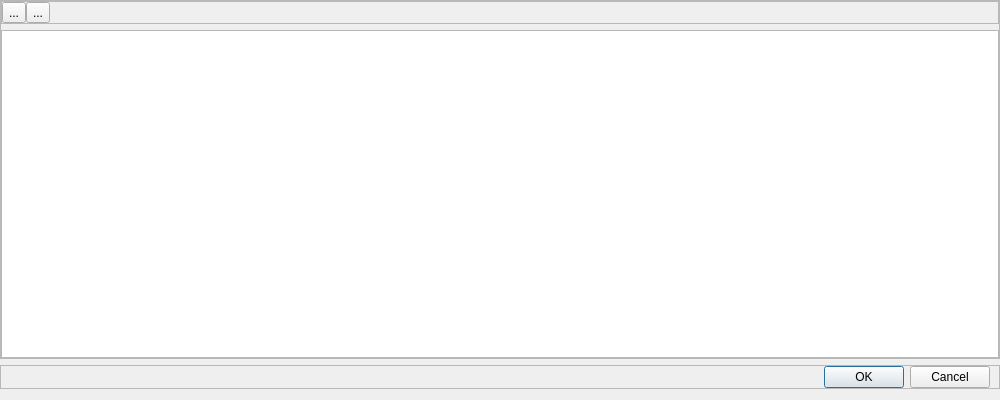
<?xml version="1.0" encoding="UTF-8"?>
<ui version="4.0">
 <class>ExpressionDesigner</class>
 <widget class="QDialog" name="ExpressionDesigner">
  <property name="geometry">
   <rect>
    <x>0</x>
    <y>0</y>
    <width>1000</width>
    <height>400</height>
   </rect>
  </property>
  <property name="windowTitle">
   <string>Expression editor</string>
  </property>
  <layout class="QVBoxLayout" name="verticalLayout">
   <property name="leftMargin">
    <number>0</number>
   </property>
   <property name="topMargin">
    <number>0</number>
   </property>
   <property name="rightMargin">
    <number>0</number>
   </property>
   <item>
    <widget class="QFrame" name="frame">
     <property name="frameShape">
      <enum>QFrame::StyledPanel</enum>
     </property>
     <property name="frameShadow">
      <enum>QFrame::Raised</enum>
     </property>
     <layout class="QVBoxLayout" name="verticalLayout_2">
      <property name="spacing">
       <number>6</number>
      </property>
      <property name="leftMargin">
       <number>0</number>
      </property>
      <property name="topMargin">
       <number>0</number>
      </property>
      <property name="rightMargin">
       <number>0</number>
      </property>
      <property name="bottomMargin">
       <number>0</number>
      </property>
      <item>
       <widget class="QFrame" name="frame_2">
        <property name="frameShape">
         <enum>QFrame::StyledPanel</enum>
        </property>
        <property name="frameShadow">
         <enum>QFrame::Raised</enum>
        </property>
        <layout class="QHBoxLayout" name="horizontalLayout">
         <property name="spacing">
          <number>0</number>
         </property>
         <property name="leftMargin">
          <number>0</number>
         </property>
         <property name="topMargin">
          <number>0</number>
         </property>
         <property name="rightMargin">
          <number>0</number>
         </property>
         <property name="bottomMargin">
          <number>0</number>
         </property>
         <item>
          <widget class="QToolButton" name="addExpression">
           <property name="text">
            <string>...</string>
           </property>
           <property name="icon">
            <iconset resource="icons.qrc">
             <normaloff>:/icons/add.png</normaloff>:/icons/add.png</iconset>
           </property>
          </widget>
         </item>
         <item>
          <widget class="QToolButton" name="removeExpression">
           <property name="text">
            <string>...</string>
           </property>
           <property name="icon">
            <iconset resource="icons.qrc">
             <normaloff>:/icons/delete.png</normaloff>:/icons/delete.png</iconset>
           </property>
          </widget>
         </item>
         <item>
          <spacer name="horizontalSpacer">
           <property name="orientation">
            <enum>Qt::Horizontal</enum>
           </property>
           <property name="sizeHint" stdset="0">
            <size>
             <width>40</width>
             <height>20</height>
            </size>
           </property>
          </spacer>
         </item>
        </layout>
       </widget>
      </item>
      <item>
       <widget class="QTableView" name="tableView">
        <property name="selectionMode">
         <enum>QAbstractItemView::SingleSelection</enum>
        </property>
        <property name="selectionBehavior">
         <enum>QAbstractItemView::SelectRows</enum>
        </property>
        <attribute name="horizontalHeaderStretchLastSection">
         <bool>true</bool>
        </attribute>
        <attribute name="verticalHeaderDefaultSectionSize">
         <number>20</number>
        </attribute>
       </widget>
      </item>
     </layout>
    </widget>
   </item>
   <item>
    <widget class="QFrame" name="frame_3">
     <property name="frameShape">
      <enum>QFrame::StyledPanel</enum>
     </property>
     <property name="frameShadow">
      <enum>QFrame::Raised</enum>
     </property>
     <layout class="QVBoxLayout" name="verticalLayout_3">
      <property name="spacing">
       <number>0</number>
      </property>
      <property name="leftMargin">
       <number>0</number>
      </property>
      <property name="topMargin">
       <number>0</number>
      </property>
      <property name="bottomMargin">
       <number>0</number>
      </property>
      <item>
       <widget class="QDialogButtonBox" name="buttonBox">
        <property name="orientation">
         <enum>Qt::Horizontal</enum>
        </property>
        <property name="standardButtons">
         <set>QDialogButtonBox::Cancel|QDialogButtonBox::Ok</set>
        </property>
       </widget>
      </item>
     </layout>
    </widget>
   </item>
  </layout>
 </widget>
 <resources>
  <include location="icons.qrc"/>
 </resources>
 <connections>
  <connection>
   <sender>buttonBox</sender>
   <signal>accepted()</signal>
   <receiver>ExpressionDesigner</receiver>
   <slot>accept()</slot>
   <hints>
    <hint type="sourcelabel">
     <x>248</x>
     <y>254</y>
    </hint>
    <hint type="destinationlabel">
     <x>157</x>
     <y>274</y>
    </hint>
   </hints>
  </connection>
  <connection>
   <sender>buttonBox</sender>
   <signal>rejected()</signal>
   <receiver>ExpressionDesigner</receiver>
   <slot>reject()</slot>
   <hints>
    <hint type="sourcelabel">
     <x>316</x>
     <y>260</y>
    </hint>
    <hint type="destinationlabel">
     <x>286</x>
     <y>274</y>
    </hint>
   </hints>
  </connection>
 </connections>
</ui>
